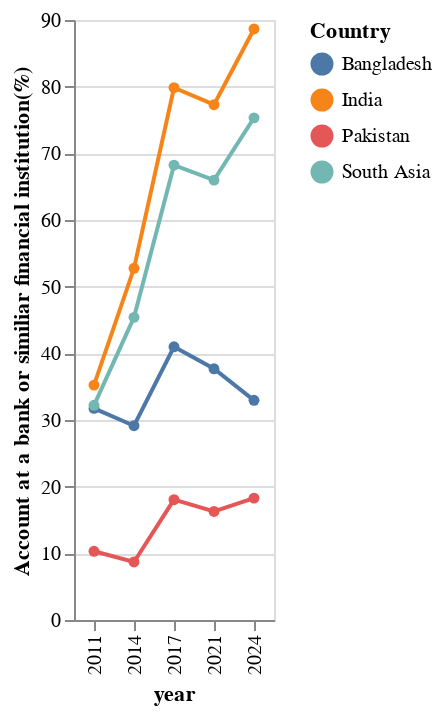

This figure's notebook cell:
### Code cell
def country_account_ownership(df):
    country_account_chart = alt.Chart(df).mark_line(point=True).encode(
        x = 'year:N', 
        y = alt.Y('fiaccount_t_d:Q', title = 'Account at a bank or similiar financial institution(%)'),
        color= alt.Color('countrynewwb', title  = 'Country')
    )
    return country_account_chart
country_account_ownership(filter_south_asia(process_data(), False))

### Figure 1 — Vega-Lite specification as saved in the notebook (floating-point values rounded to 4 significant figures)
{"config": {"view": {"continuousWidth": 300, "continuousHeight": 300}}, "data": {"name": "data-5baca5a3111b93e2981977cc6cf9c5ad"}, "mark": {"type": "line", "point": true}, "encoding": {"color": {"field": "countrynewwb", "title": "Country", "type": "nominal"}, "x": {"field": "year", "type": "nominal"}, "y": {"field": "fiaccount_t_d", "title": "Account at a bank or similiar financial institution(%)", "type": "quantitative"}}, "$schema": "https://vega.github.io/schema/vega-lite/v5.20.1.json", "datasets": {"data-5baca5a3111b93e2981977cc6cf9c5ad": [{"countrynewwb": "Bangladesh", "codewb": "BGD", "year": 2011, "pop_adult": "100376575", "regionwb24_hi": "South Asia (excluding high income)", "incomegroupwb24": "Lower middle income", "group": "all", "group2": "all", "account_t_d": 31.74, "fiaccount_t_d": 31.74, "mobileaccount_t_d": null, "fin11a": null, "fin11b": null, "fin11c": null, "fin11f": null, "fin11d": null, "fin11e": null, "fin14a": null, "fin14b": null, "fin14c": null, "fin14d": null, "fin26a": null, "fin26b": null, "fin27a": null, "g20_made": null, "fin17f": null, "fin17a_17a1_d": 16.64, "fin17a": 16.64, "fin17b": null, "fin17c": null, "fin24aSD_ND": null}, {"countrynewwb": "India", "codewb": "IND", "year": 2011, "pop_adult": "853745004", "regionwb24_hi": "South Asia (excluding high income)", "incomegroupwb24": "Lower middle income", "group": "all", "group2": "all", "account_t_d": 35.23, "fiaccount_t_d": 35.23, "mobileaccount_t_d": null, "fin11a": null, "fin11b": null, "fin11c": null, "fin11f": null, "fin11d": null, "fin11e": null, "fin14a": null, "fin14b": null, "fin14c": null, "fin14d": null, "fin26a": null, "fin26b": null, "fin27a": null, "g20_made": null, "fin17f": null, "fin17a_17a1_d": 11.6, "fin17a": 11.6, "fin17b": null, "fin17c": null, "fin24aSD_ND": null}, {"countrynewwb": "Pakistan", "codewb": "PAK", "year": 2011, "pop_adult": "120857470", "regionwb24_hi": "South Asia (excluding high income)", "incomegroupwb24": "Lower middle income", "group": "all", "group2": "all", "account_t_d": 10.31, "fiaccount_t_d": 10.31, "mobileaccount_t_d": null, "fin11a": null, "fin11b": null, "fin11c": null, "fin11f": null, "fin11d": null, "fin11e": null, "fin14a": null, "fin14b": null, "fin14c": null, "fin14d": null, "fin26a": null, "fin26b": null, "fin27a": null, "g20_made": null, "fin17f": null, "fin17a_17a1_d": 1.441, "fin17a": 1.441, "fin17b": null, "fin17c": null, "fin24aSD_ND": null}, {"countrynewwb": "Bangladesh", "codewb": "BGD", "year": 2014, "pop_adult": "105778630", "regionwb24_hi": "South Asia (excluding high income)", "incomegroupwb24": "Lower middle income", "group": "all", "group2": "all", "account_t_d": 30.99, "fiaccount_t_d": 29.14, "mobileaccount_t_d": 2.692, "fin11a": null, "fin11b": null, "fin11c": null, "fin11f": null, "fin11d": null, "fin11e": null, "fin14a": null, "fin14b": null, "fin14c": null, "fin14d": null, "fin26a": null, "fin26b": null, "fin27a": null, "g20_made": 5.936, "fin17f": null, "fin17a_17a1_d": 7.446, "fin17a": 7.446, "fin17b": null, "fin17c": 5.227, "fin24aSD_ND": null}, {"countrynewwb": "India", "codewb": "IND", "year": 2014, "pop_adult": "907853291", "regionwb24_hi": "South Asia (excluding high income)", "incomegroupwb24": "Lower middle income", "group": "all", "group2": "all", "account_t_d": 53.14, "fiaccount_t_d": 52.75, "mobileaccount_t_d": 2.352, "fin11a": null, "fin11b": null, "fin11c": null, "fin11f": null, "fin11d": null, "fin11e": null, "fin14a": null, "fin14b": null, "fin14c": null, "fin14d": null, "fin26a": null, "fin26b": null, "fin27a": null, "g20_made": 15.72, "fin17f": null, "fin17a_17a1_d": 14.36, "fin17a": 14.36, "fin17b": null, "fin17c": 8.782, "fin24aSD_ND": null}, {"countrynewwb": "Pakistan", "codewb": "PAK", "year": 2014, "pop_adult": "128875593", "regionwb24_hi": "South Asia (excluding high income)", "incomegroupwb24": "Lower middle income", "group": "all", "group2": "all", "account_t_d": 13.04, "fiaccount_t_d": 8.706, "mobileaccount_t_d": 5.8, "fin11a": null, "fin11b": null, "fin11c": null, "fin11f": null, "fin11d": null, "fin11e": null, "fin14a": null, "fin14b": null, "fin14c": null, "fin14d": null, "fin26a": null, "fin26b": null, "fin27a": null, "g20_made": 6.186, "fin17f": null, "fin17a_17a1_d": 3.278, "fin17a": 3.278, "fin17b": null, "fin17c": 11.4, "fin24aSD_ND": null}, {"countrynewwb": "Bangladesh", "codewb": "BGD", "year": 2017, "pop_adult": "111658076", "regionwb24_hi": "South Asia (excluding high income)", "incomegroupwb24": "Lower middle income", "group": "all", "group2": "all", "account_t_d": 50.05, "fiaccount_t_d": 40.97, "mobileaccount_t_d": 21.25, "fin11a": null, "fin11b": null, "fin11c": null, "fin11f": null, "fin11d": null, "fin11e": null, "fin14a": null, "fin14b": null, "fin14c": null, "fin14d": null, "fin26a": 2.44, "fin26b": null, "fin27a": null, "g20_made": 30.13, "fin17f": null, "fin17a_17a1_d": 9.923, "fin17a": 9.923, "fin17b": null, "fin17c": 11.71, "fin24aSD_ND": null}, {"countrynewwb": "India", "codewb": "IND", "year": 2017, "pop_adult": "962463650", "regionwb24_hi": "South Asia (excluding high income)", "incomegroupwb24": "Lower middle income", "group": "all", "group2": "all", "account_t_d": 79.88, "fiaccount_t_d": 79.84, "mobileaccount_t_d": 1.995, "fin11a": null, "fin11b": null, "fin11c": null, "fin11f": null, "fin11d": null, "fin11e": null, "fin14a": null, "fin14b": null, "fin14c": null, "fin14d": null, "fin26a": 2.701, "fin26b": null, "fin27a": null, "g20_made": 19.97, "fin17f": null, "fin17a_17a1_d": 19.6, "fin17a": 19.6, "fin17b": null, "fin17c": 8.443, "fin24aSD_ND": null}, {"countrynewwb": "Pakistan", "codewb": "PAK", "year": 2017, "pop_adult": "135055510", "regionwb24_hi": "South Asia (excluding high income)", "incomegroupwb24": "Lower middle income", "group": "all", "group2": "all", "account_t_d": 21.29, "fiaccount_t_d": 18.05, "mobileaccount_t_d": 6.886, "fin11a": null, "fin11b": null, "fin11c": null, "fin11f": null, "fin11d": null, "fin11e": null, "fin14a": null, "fin14b": null, "fin14c": null, "fin14d": null, "fin26a": 7.306, "fin26b": null, "fin27a": null, "g20_made": 14.32, "fin17f": null, "fin17a_17a1_d": 6.096, "fin17a": 6.096, "fin17b": null, "fin17c": 21.12, "fin24aSD_ND": null}, {"countrynewwb": "Bangladesh", "codewb": "BGD", "year": 2021, "pop_adult": "117641793", "regionwb24_hi": "South Asia (excluding high income)", "incomegroupwb24": "Lower middle income", "group": "all", "group2": "all", "account_t_d": 52.81, "fiaccount_t_d": 37.69, "mobileaccount_t_d": 29.01, "fin11a": null, "fin11b": null, "fin11c": null, "fin11f": null, "fin11d": null, "fin11e": null, "fin14a": null, "fin14b": null, "fin14c": null, "fin14d": null, "fin26a": 10.52, "fin26b": 3.045, "fin27a": 0.6857, "g20_made": 40.58, "fin17f": null, "fin17a_17a1_d": 7.245, "fin17a": 6.009, "fin17b": 1.731, "fin17c": 8.688, "fin24aSD_ND": 37.61}, {"countrynewwb": "India", "codewb": "IND", "year": 2021, "pop_adult": "1033092817", "regionwb24_hi": "South Asia (excluding high income)", "incomegroupwb24": "Lower middle income", "group": "all", "group2": "all", "account_t_d": 77.53, "fiaccount_t_d": 77.3, "mobileaccount_t_d": 10.44, "fin11a": null, "fin11b": null, "fin11c": null, "fin11f": null, "fin11d": null, "fin11e": null, "fin14a": null, "fin14b": null, "fin14c": null, "fin14d": null, "fin26a": 9.87, "fin26b": 8.283, "fin27a": 4.42, "g20_made": 24.28, "fin17f": null, "fin17a_17a1_d": 14.09, "fin17a": 12.75, "fin17b": 3.477, "fin17c": 8.325, "fin24aSD_ND": 31.28}, {"countrynewwb": "Pakistan", "codewb": "PAK", "year": 2021, "pop_adult": "146030491", "regionwb24_hi": "South Asia (excluding high income)", "incomegroupwb24": "Lower middle income", "group": "all", "group2": "all", "account_t_d": 20.98, "fiaccount_t_d": 16.29, "mobileaccount_t_d": 8.537, "fin11a": null, "fin11b": null, "fin11c": null, "fin11f": null, "fin11d": null, "fin11e": null, "fin14a": null, "fin14b": null, "fin14c": null, "fin14d": null, "fin26a": 5.742, "fin26b": 0.6424, "fin27a": 0.3691, "g20_made": 14.87, "fin17f": null, "fin17a_17a1_d": 2.825, "fin17a": 2.373, "fin17b": 0.813, "fin17c": 5.913, "fin24aSD_ND": 29.95}, {"countrynewwb": "Bangladesh", "codewb": "BGD", "year": 2024, "pop_adult": "122837439", "regionwb24_hi": "South Asia (excluding high income)", "incomegroupwb24": "Lower middle income", "group": "all", "group2": "all", "account_t_d": 43.28, "fiaccount_t_d": 32.95, "mobileaccount_t_d": 20.77, "fin11a": 8.063, "fin11b": 11.96, "fin11c": 7.477, "fin11f": 6.032, "fin11d": 54.68, "fin11e": 12.05, "fin14a": 5.776, "fin14b": 8.864, "fin14c": 6.49, "fin14d": 42.05, "fin26a": 6.561, "fin26b": 7.112, "fin27a": 1.014, "g20_made": 28.13, "fin17f": 2.858, "fin17a_17a1_d": 10.62, "fin17a": 9.658, "fin17b": 1.646, "fin17c": 8.4, "fin24aSD_ND": 35.79}, {"countrynewwb": "India", "codewb": "IND", "year": 2024, "pop_adult": "1077731602", "regionwb24_hi": "South Asia (excluding high income)", "incomegroupwb24": "Lower middle income", "group": "all", "group2": "all", "account_t_d": 89.02, "fiaccount_t_d": 88.66, "mobileaccount_t_d": 23.1, "fin11a": 5.338, "fin11b": 6.038, "fin11c": 3.409, "fin11f": 3.737, "fin11d": 6.82, "fin11e": 7.771, "fin14a": null, "fin14b": null, "fin14c": null, "fin14d": null, "fin26a": 15.17, "fin26b": 16.21, "fin27a": 8.655, "g20_made": 29.33, "fin17f": 6.633, "fin17a_17a1_d": 26.99, "fin17a": 23.85, "fin17b": 10.92, "fin17c": 13.08, "fin24aSD_ND": 30.11}, {"countrynewwb": "Pakistan", "codewb": "PAK", "year": 2024, "pop_adult": "155833628", "regionwb24_hi": "South Asia (excluding high income)", "incomegroupwb24": "Lower middle income", "group": "all", "group2": "all", "account_t_d": 27.3, "fiaccount_t_d": 18.28, "mobileaccount_t_d": 18.36, "fin11a": 25.98, "fin11b": 39.65, "fin11c": 21.41, "fin11f": 17.03, "fin11d": 52.08, "fin11e": 12.93, "fin14a": 17.72, "fin14b": 35.16, "fin14c": 18.14, "fin14d": 47.3, "fin26a": 9.766, "fin26b": 3.893, "fin27a": 2.454, "g20_made": 20.23, "fin17f": 3.013, "fin17a_17a1_d": 12.66, "fin17a": 6.964, "fin17b": 9.432, "fin17c": 16.75, "fin24aSD_ND": 33.21}, {"countrynewwb": "South Asia", "codewb": "SAS", "year": 2011, "pop_adult": "NA", "regionwb24_hi": "NA", "incomegroupwb24": "NA", "group": "all", "group2": "all", "account_t_d": 32.2, "fiaccount_t_d": 32.2, "mobileaccount_t_d": null, "fin11a": null, "fin11b": null, "fin11c": null, "fin11f": null, "fin11d": null, "fin11e": null, "fin14a": null, "fin14b": null, "fin14c": null, "fin14d": null, "fin26a": null, "fin26b": null, "fin27a": null, "g20_made": null, "fin17f": null, "fin17a_17a1_d": 11.05, "fin17a": 11.05, "fin17b": null, "fin17c": null, "fin24aSD_ND": null}, {"countrynewwb": "South Asia", "codewb": "SAS", "year": 2014, "pop_adult": "NA", "regionwb24_hi": "NA", "incomegroupwb24": "NA", "group": "all", "group2": "all", "account_t_d": 46.32, "fiaccount_t_d": 45.4, "mobileaccount_t_d": 2.665, "fin11a": null, "fin11b": null, "fin11c": null, "fin11f": null, "fin11d": null, "fin11e": null, "fin14a": null, "fin14b": null, "fin14c": null, "fin14d": null, "fin26a": null, "fin26b": null, "fin27a": null, "g20_made": 13.48, "fin17f": null, "fin17a_17a1_d": 12.65, "fin17a": 12.65, "fin17b": 0.0, "fin17c": 8.842, "fin24aSD_ND": null}, {"countrynewwb": "South Asia", "codewb": "SAS", "year": 2017, "pop_adult": "NA", "regionwb24_hi": "NA", "incomegroupwb24": "NA", "group": "all", "group2": "all", "account_t_d": 69.41, "fiaccount_t_d": 68.23, "mobileaccount_t_d": 4.184, "fin11a": null, "fin11b": null, "fin11c": null, "fin11f": null, "fin11d": null, "fin11e": null, "fin14a": null, "fin14b": null, "fin14c": null, "fin14d": null, "fin26a": 3.143, "fin26b": null, "fin27a": null, "g20_made": 20.09, "fin17f": null, "fin17a_17a1_d": 17.15, "fin17a": 17.15, "fin17b": 0.0, "fin17c": 10.25, "fin24aSD_ND": null}, {"countrynewwb": "South Asia", "codewb": "SAS", "year": 2021, "pop_adult": "NA", "regionwb24_hi": "NA", "incomegroupwb24": "NA", "group": "all", "group2": "all", "account_t_d": 68.0, "fiaccount_t_d": 65.98, "mobileaccount_t_d": 11.52, "fin11a": null, "fin11b": null, "fin11c": null, "fin11f": null, "fin11d": null, "fin11e": null, "fin14a": null, "fin14b": null, "fin14c": null, "fin14d": null, "fin26a": 9.258, "fin26b": 6.85, "fin27a": 3.546, "g20_made": 24.51, "fin17f": null, "fin17a_17a1_d": 12.36, "fin17a": 11.18, "fin17b": 2.921, "fin17c": 8.114, "fin24aSD_ND": 32.43}, {"countrynewwb": "South Asia", "codewb": "SAS", "year": 2024, "pop_adult": "NA", "regionwb24_hi": "NA", "incomegroupwb24": "NA", "group": "all", "group2": "all", "account_t_d": 77.57, "fiaccount_t_d": 75.32, "mobileaccount_t_d": 21.93, "fin11a": 7.947, "fin11b": 10.34, "fin11c": 5.933, "fin11f": 5.441, "fin11d": 16.45, "fin11e": 8.947, "fin14a": null, "fin14b": null, "fin14c": null, "fin14d": null, "fin26a": 13.66, "fin26b": 13.8, "fin27a": 7.145, "g20_made": 28.01, "fin17f": 5.838, "fin17a_17a1_d": 23.8, "fin17a": 20.65, "fin17b": 9.692, "fin17c": 13.09, "fin24aSD_ND": 31.37}]}}
